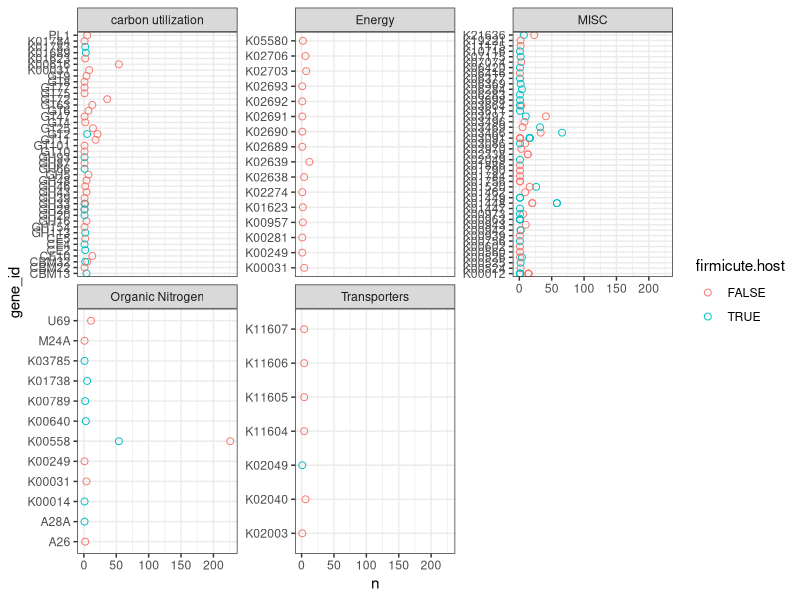

Reproduce this figure in R. (Note: this script raises an error after producing the figure.)
# setwd("~/GitHub/spore_amg")
library(here)
library(tidyverse)
library(ggrepel)

# import data from DRAM-v, w. host taxonomy

d.vir <- read_csv( here("data/Viruses/amg_summary_wHost.tsv")) %>% 
  # remove viruses of unknown hosts
  filter(!is.na(order))

# Firmicute or not
# d.vir %>% 
#   group_by(phylum, class) %>% 
#   summarise()
d.vir <- d.vir %>% 
  mutate(firmicute.host = str_detect(phylum, "Firmicutes"))

d.vir.sum <- d.vir %>%
  # filter(str_detect(header, regex("sporulation", ignore_case = T))) %>%
  filter(!is.na(gene_id)) %>% 
  group_by(gene_id, gene_description, category,firmicute.host) %>%
  summarise(n = n()) %>%
  arrange(desc(n))

d.vir.sum %>% 
  ggplot(aes(gene_id, n, color = firmicute.host))+
  geom_point(shape=21, size=2)+
  facet_wrap(~category, scales = "free_y")+
  coord_flip()+
  theme_bw()+
  ggsave(here("plots", "AMG_x_hostTax.png"), width = 14, height = 7)


#### Enrichment test ####

n.phages <- d.vir %>% 
  # keep one record of each phage
  filter(!duplicated(virus.tax.id)) %>% 
  group_by(firmicute.host) %>% 
  summarise(n=n())

d.stat <- d.vir.sum %>% 
  mutate(firmicute.host = if_else(firmicute.host, "firmicute", "non_firmicute")) %>% 
  pivot_wider(names_from = "firmicute.host", values_from = "n", values_fill = 0)

d.vir %>% 
   filter(!is.na(gene_id)) %>%
     filter(!duplicated(virus.tax.id)) %>% 
     group_by(firmicute.host) %>% 
     summarise(n=n())


# q	: the number of white balls drawn without replacement from an urn which contains both black and white balls.
  # AMG in viruses infecting firmicutes
# m	:the number of white balls in the urn.
  # number of viruses infecting firmicutes in the pool
# n	:the number of black balls in the urn.
  # number of viruses infecting non-firmicutes in the pool
# k: the number of balls drawn from the urn, hence must be in 0,1,., m+n.
  # Total AMG detected in viruses

d.stat <- d.stat %>% 
  mutate(M = n.phages$n[n.phages$firmicute.host],
         N = n.phages$n[!n.phages$firmicute.host],
         K = non_firmicute + firmicute) %>% 
  mutate(p.val = phyper(q = firmicute,
                        m = M, n = N, k = K, lower.tail = F, log.p = F))

d.stat$adj.p <- p.adjust(d.stat$p.val, method = "BH")
d.stat$sig <- d.stat$adj.p < 0.05         

# d.stat %>% 
#   filter(adj.p > 0) %>% 
#   pull(adj.p) %>% 
#   min()

# add labels to genes significantly enriched with K>10
d.stat <- d.stat%>% 
  mutate(print.lab = adj.p<0.05 & K > 10) %>% 
  mutate(lab = if_else(print.lab, gene_description,"")) %>% 
  mutate(lab = str_replace(lab, "dUTP pyrophosphatase", "dUTP pyrophosphatase;")) %>% 
  mutate(lab = str_extract(lab, pattern = ".*;")) %>% 
  mutate(lab = str_remove(lab, ";"))

str_extract(d.stat$lab, pattern = regex(".*;|.*["))
d.stat %>% 
  ggplot(aes(K,adj.p+1e-24))+
  geom_hline(yintercept = 0.05, linetype=3, color="grey")+
  geom_vline(xintercept = 8, linetype=3, color="grey")+
  geom_jitter(width = 0.05, height = 0.05,
              shape=21,fill="grey", size=3, stroke = 2, alpha = 0.5)+
  geom_text_repel(aes(label = lab), na.rm = T )+
  scale_y_log10()+
  # scale_x_log10()+
  scale_x_continuous(trans = "log2", breaks = (2^(1:8)))+
  theme_classic()+
  xlab("No. homologs detected (log2)")+
  ylab("P-value (log10 adj. BH)")+
  labs(title = "Enrichment of phages with Firmicute hosts",
       subtitle = "calculated by hypergeometric distribution",
       caption = paste(d.stat$M[1],"phages infecting Firmicutes\n",
                       d.stat$N[1],"phages infecting non-Firmicutes,"))+
  ggsave(here("plots/enrichmnent.png"), width = 6, height = 6)
  
  

# x <- 0:100
# y <- dhyper(x,303,1044,280)
# qplot(x,y)+geom_line()+geom_vline(xintercept = 54)
# phyper(q = 9,m = 303,n = 1044,k = 10, lower.tail = F, log.p = T)
